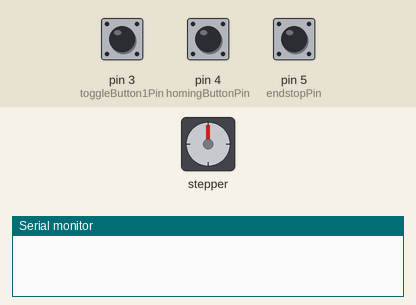
The sketch below on a simulated Arduino Uno, built with avr-gcc and run on an emulated ATmega328P. On the bench: stepper motor, the last lines printed to the serial monitor. The test bench sets the inputs (shaded band); at power-on: pin 3 (toggleButton1Pin) HIGH, pin 4 (homingButtonPin) HIGH, pin 5 (endstopPin) HIGH. Stepper angles assume 200 steps per turn.

Above: at 1.8 s.
1.9 s: pin 3 (toggleButton1Pin) pulled LOW for 0.6 s
At 4.6 s:
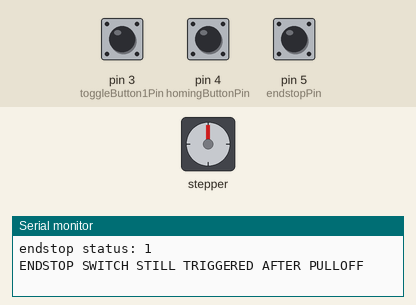
4.9 s: pin 4 (homingButtonPin) pulled LOW for 1 s
At 6.3 s:
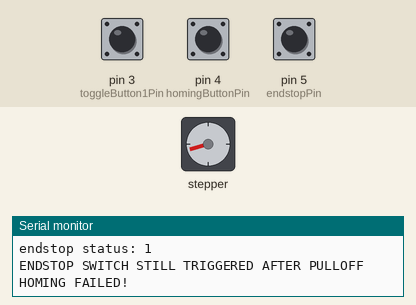
7.4 s: pin 4 (homingButtonPin) pulled LOW for 0.6 s
At 8.8 s:
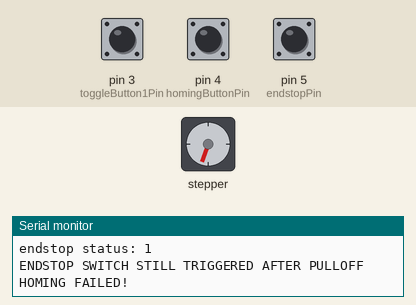
9.5 s: pin 3 (toggleButton1Pin) pulled LOW for 1 s
At 12.3 s:
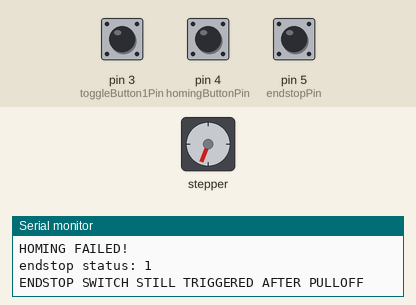
12.5 s: pin 3 (toggleButton1Pin) pulled LOW for 3.2 s
At 12.68 s:
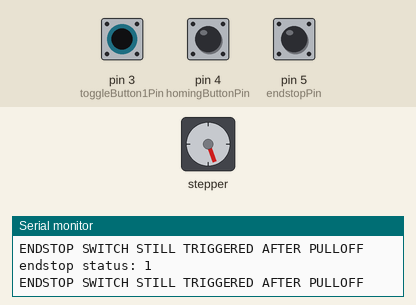
18.7 s: pin 4 (homingButtonPin) pulled LOW for 0.6 s
At 20.5 s:
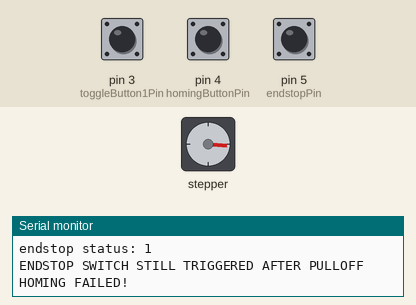
Timing chart, 0 to 21.8 s (numbered marks = the images above; inputs shaded):
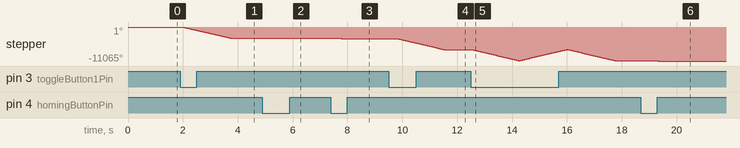

Measured:
- after the input at 1.9 s, stepper: turns 3599° counter-clockwise in 1.7 s, starting after 0.10 s
- after the input at 4.9 s, stepper: turns 54° counter-clockwise in 0.03 s, then 54° counter-clockwise in 0.03 s
- after the input at 7.4 s, stepper: goes -3748° 0.03 s, then -3761°, starting after 0.38 s
- after the input at 9.5 s, stepper: turns 3598° counter-clockwise in 1.7 s, starting after 0.31 s
- after the input at 12.5 s, stepper: turns 3573° counter-clockwise in 1.7 s, then 3627° clockwise in 1.7 s, then 3652° counter-clockwise in 1.7 s
- after the input at 18.7 s, stepper: turns 54° counter-clockwise in 0.03 s, then 54° counter-clockwise in 0.03 s

The sketch:

Controller.ino
```cpp
// Include the Arduino Stepper Library
#include <Stepper.h>

const int stepsPerRevolution = 200;   // stepper spec. either 400 or 200
const int homingSpeed = 20;           // In mm/s
const int guidlerTopSpeed = 350;      // In mm/s
const int spoolTopSpeed = 360;        // In mm/s
const int endstopPulloffSteps = 30;   // how many steps to move away from endstop trigger point
const boolean debug = true;

//internal widths between the walls of the spool, in mm.
const int spoolWidth1 = 25;  //small size
const int spoolWidth2 = 100; //medium size
const int spoolWidth3 = 150; //large size

//physical restrictions
const int stepsToEndOfTravel = 2029;  //how many steps from the point of endstop trigger to hit the end wall

//==========PINS===========
const int endstopPin = 5;
const int homingButtonPin = 4;
const int toggleButton1Pin = 3;
const int toggleButton2Pin = 2;
const int potPin = A0;
const int rotaryEncoderButtonPin = A3;
const int rotaryEncoderSig1Pin = A1;
const int rotaryEncoderSig2Pin = A2;


// Create Instance of Stepper library
Stepper Guidler(stepsPerRevolution, 10, 11, 12, 13);
Stepper Spool(stepsPerRevolution, 6, 7, 8, 9);

//=====DO NOT EDIT BELOW THIS LINE=====


void setup()
{
  Serial.begin (9600);
  Guidler.setSpeed(guidlerTopSpeed);
  Spool.setSpeed(spoolTopSpeed);
  pinMode(endstopPin, INPUT_PULLUP);
  pinMode(homingButtonPin, INPUT_PULLUP);
  pinMode(toggleButton1Pin, INPUT_PULLUP);
  pinMode(toggleButton2Pin, INPUT_PULLUP);
  pinMode(potPin, INPUT);
  pinMode(rotaryEncoderButtonPin, INPUT_PULLUP);
  pinMode(rotaryEncoderSig1Pin, INPUT);
  pinMode(rotaryEncoderSig2Pin, INPUT);
  //Guidler.step(stepsPerRevolution * 3);
}

void loop()
{
  //Serial.print ("endstop status: ");
  //Serial.print (digitalRead(endstopPin));
  //Serial.print('\n');
  // step one revolution in one direction:
  //Serial.println("clockwise");
  //Guidler.step(stepsPerRevolution * 3);

  if(!digitalRead(homingButtonPin)){
    if(debug) Serial.print("homing\n");
    if(home()){
      if(debug) Serial.print("HOMING FAILED!\n");
    }
    else {
    if(debug) Serial.print("homing successful\n");
    }
  }

  if(!digitalRead(toggleButton1Pin)){
    top_speed_torture_test();
  }

  delay(500);
}

int home() {
  if(debug){
    Serial.print ("endstop status: ");
    Serial.print (digitalRead(endstopPin));
    Serial.print('\n');
  }

  if(digitalRead(endstopPin)){
    Guidler.step(-endstopPulloffSteps);
    if(digitalRead(endstopPin)){
      if(debug) Serial.print("ENDSTOP SWITCH STILL TRIGGERED AFTER PULLOFF\n");
      return 1;
    }
    else{
      if(debug) Serial.print("backoff successful\n");
    }
  }
  else{
    if(debug) Serial.print("already backed off\n");
  }

  if(debug) Serial.print("moving towards switch\n");

  Guidler.setSpeed(homingSpeed);
  while(!digitalRead(endstopPin)){
    Guidler.step(1);
  }
  Guidler.step(-endstopPulloffSteps*2);
  Guidler.setSpeed(homingSpeed/2);
  while(!digitalRead(endstopPin)){
    Guidler.step(1);
  }
  Guidler.setSpeed(homingSpeed);
  Guidler.step(-endstopPulloffSteps*2);

  return 0;
}

int countStepsToEnd(){
  int countedSteps = -1*endstopPulloffSteps*2;
  Guidler.setSpeed(homingSpeed/2);
  while(!digitalRead(toggleButton1Pin)){
    Guidler.step(-1);
    countedSteps--;
  }
  return countedSteps;
}

int test_speed(){
  int current_speed = homingSpeed;
  home();
  Guidler.setSpeed(current_speed);
  Guidler.step(-1*stepsToEndOfTravel/2);
  while(!digitalRead(toggleButton1Pin)){
    Serial.print("testing speed: ");
    Serial.println(current_speed);
    Guidler.setSpeed(current_speed);
    Guidler.step(150);
    Guidler.step(-150);
    current_speed++;
  }
  return current_speed;
}

void top_speed_torture_test(){
  home();
  Guidler.setSpeed(guidlerTopSpeed);
  Guidler.step(-1* stepsToEndOfTravel + endstopPulloffSteps*2);
  while(!digitalRead(toggleButton1Pin)){
    Guidler.step(stepsToEndOfTravel);
    Guidler.step(-1*stepsToEndOfTravel);
  }
}
```
